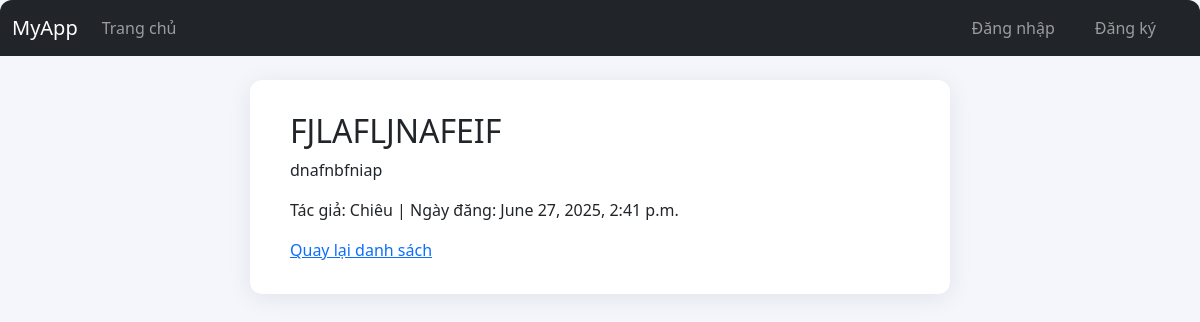
Screenshot of /post/11/ with the database file from the repository.
### myapp/models.py (models this page shows, shortened)
class Post(models.Model):
    title = models.CharField(max_length=200)
    content = models.TextField()
    created_at = models.DateTimeField(auto_now_add=True)
    updated_at = models.DateTimeField(auto_now=True)
    author = models.ForeignKey(User, on_delete=models.CASCADE, related_name='posts')

### myapp/views.py (the view)
# urls.py: path('post/<int:pk>/', views.post_detail, name='post_detail'),
def post_detail(request, pk):
    post = get_object_or_404(Post, pk=pk)
    return render(request, 'myapp/post_detail.html', {'post': post})

### myapp/templates/myapp/post_detail.html
{% extends 'myapp/base.html' %}
{% block content %}
  <h2>{{ post.title }}</h2>
  <p>{{ post.content }}</p>
  <p>Tác giả: {{ post.author.username }} | Ngày đăng: {{ post.created_at }}</p>
  <a href="{% url 'post_list' %}">Quay lại danh sách</a>
{% endblock %}

### myapp/static/myapp/style.css (style rules this page uses)
body { background: #f4f6fb; font-family: 'Segoe UI', Arial, sans-serif; margin: 0; padding: 0; }

### rows the page displays
Post: title "FJLAFLJNAFEIF", content "dnafnbfniap", author.username "Chiêu", created_at "June 27, 2025, 2:41 p.m."
